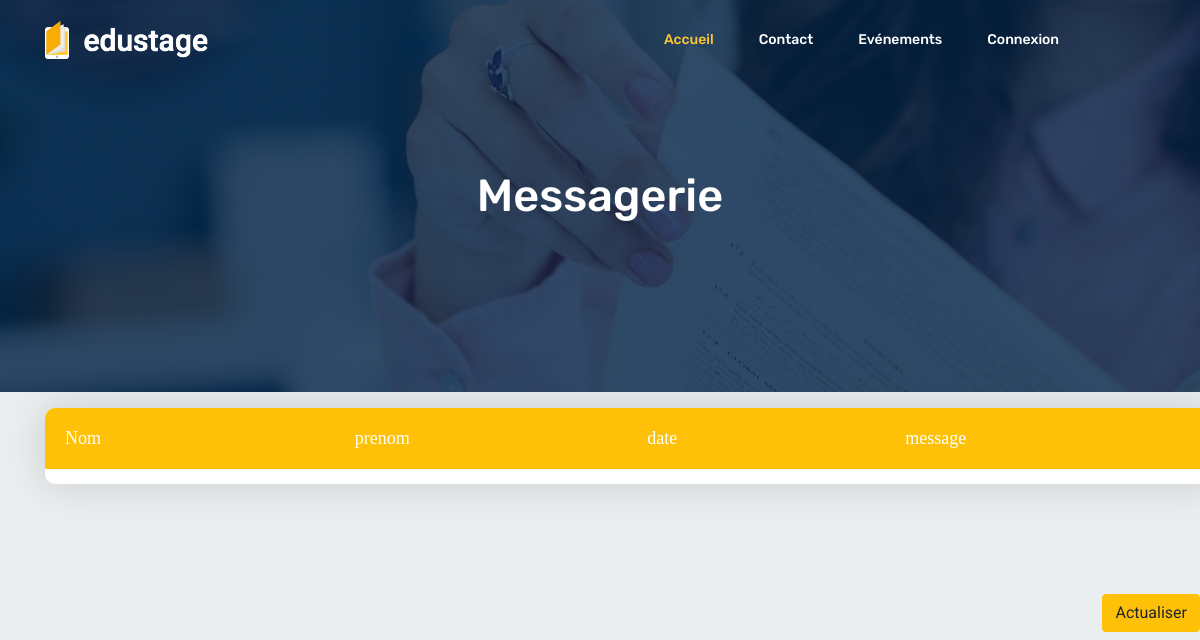
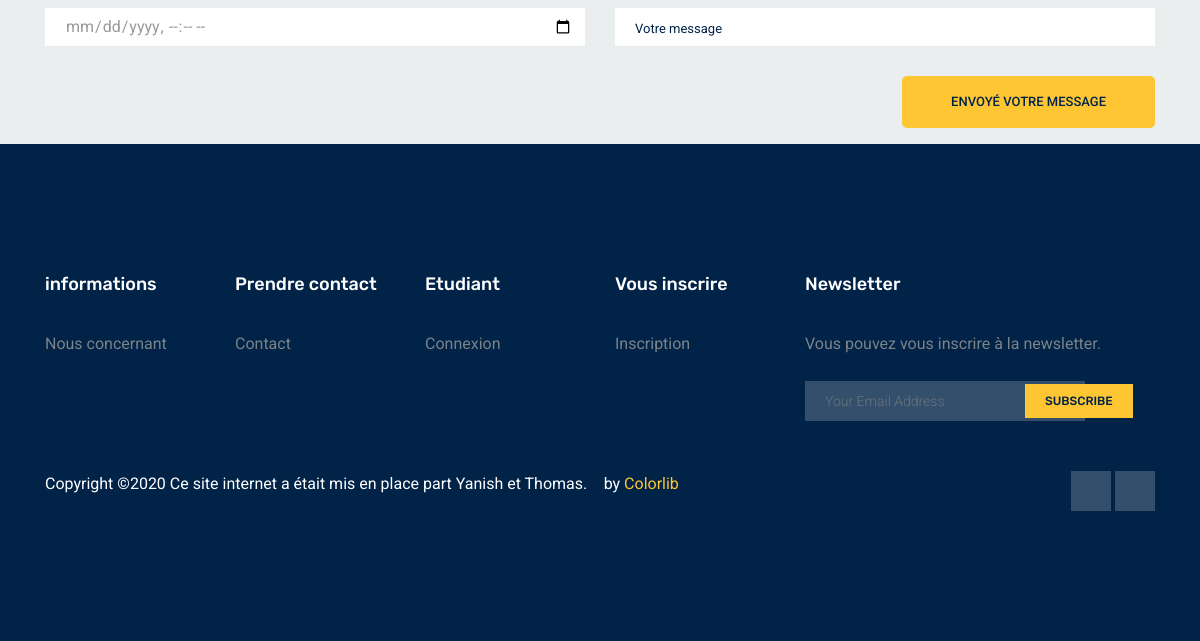
The app's page /View/messagerie.php, older data (2 pictures, top to bottom).
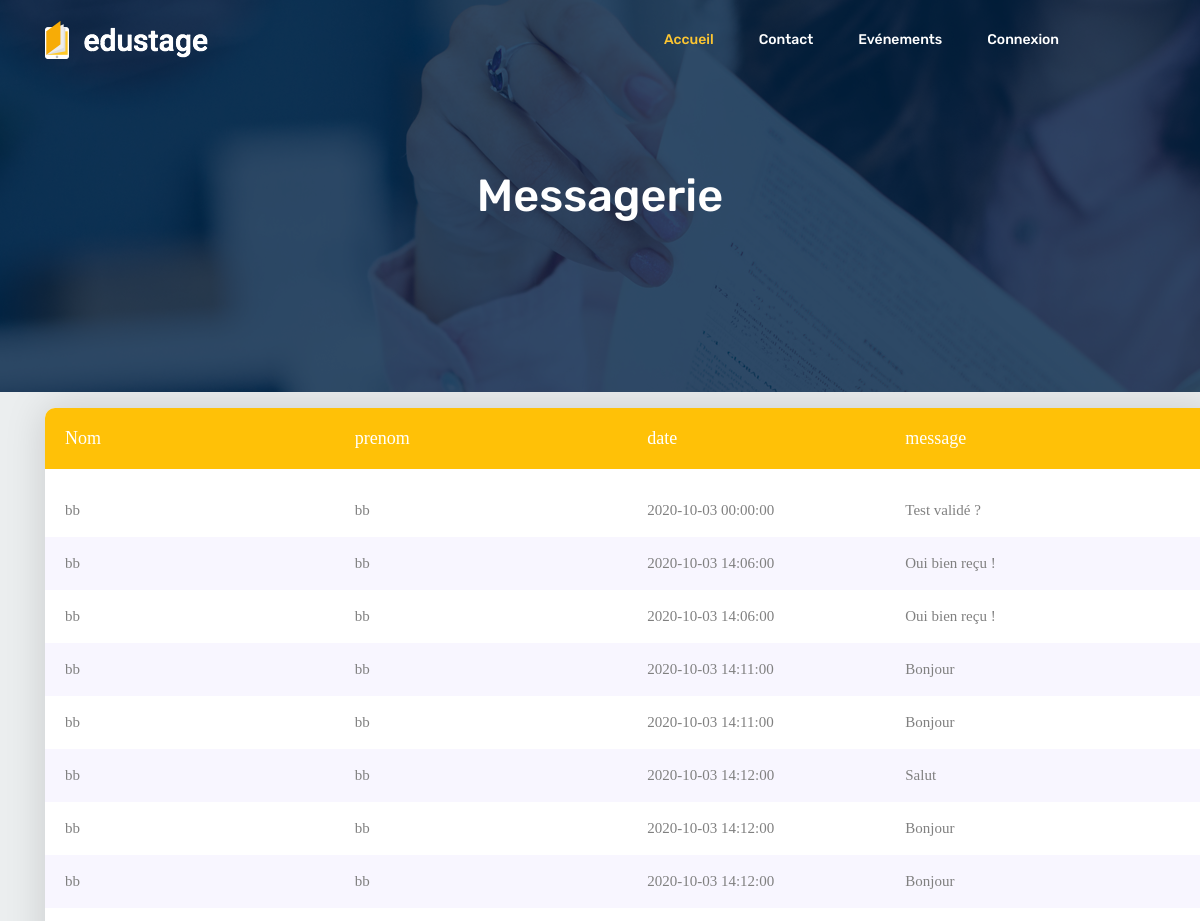
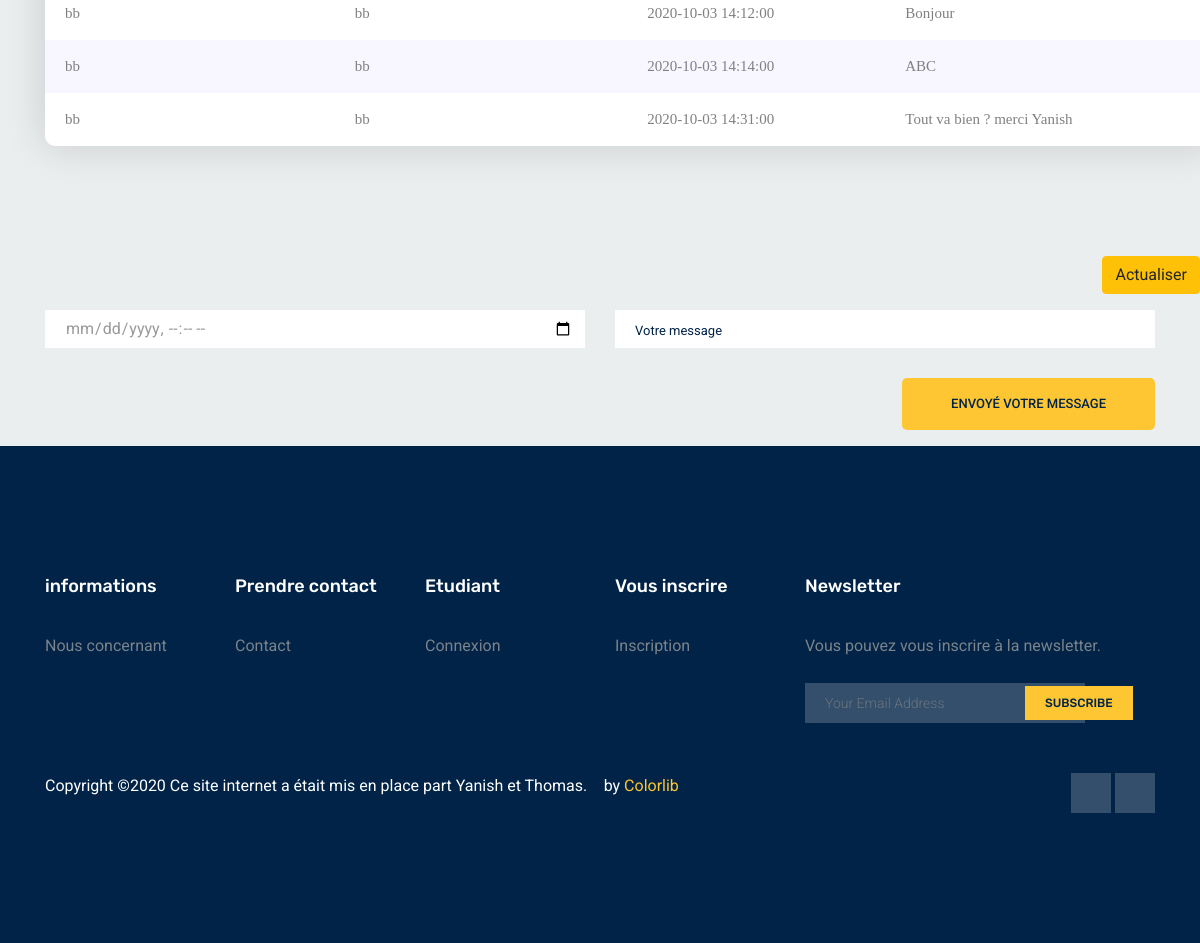
The same page, newer data (2 pictures, top to bottom).
### tables this page shows
CREATE TABLE IF NOT EXISTS `chat` (
  `id` int(11) NOT NULL AUTO_INCREMENT,
  `nom` varchar(30) NOT NULL,
  `prenom` varchar(30) NOT NULL,
  `date` datetime NOT NULL,
  `message` text NOT NULL,
  PRIMARY KEY (`id`)
);

### View/messagerie.php (the view, shortened to what this page needs)
<!DOCTYPE html>
<html lang="en">
  <head>
<link rel="stylesheet" type="text/css" href="../tableau/vendor/bootstrap/css/bootstrap.min.css">
<link rel="stylesheet" type="text/css" href="../tableau/fonts/font-awesome-4.7.0/css/font-awesome.min.css">
<link rel="stylesheet" type="text/css" href="../tableau/vendor/animate/animate.css">
<link rel="stylesheet" type="text/css" href="../tableau/vendor/select2/select2.min.css">
<link rel="stylesheet" type="text/css" href="../tableau/vendor/perfect-scrollbar/perfect-scrollbar.css">
<link rel="stylesheet" type="text/css" href="../tableau/css/util.css">
<link rel="stylesheet" type="text/css" href="../tableau/css/main.css">
<link rel="stylesheet" type="text/css" href="../tableau/css/style2.css">
<link rel="stylesheet" type="text/css" href="../tableau/css/style3.css">
    <link rel="stylesheet" href="../css/bootstrap.css" />
    <link rel="stylesheet" href="../css/flaticon.css" />
    <link rel="stylesheet" href="../css/themify-icons.css" />
    <link rel="stylesheet" href="../vendors/owl-carousel/owl.carousel.min.css" />
    <link rel="stylesheet" href="../vendors/nice-select/css/nice-select.css" />
    <link rel="stylesheet" href="../css/style.css" />
  </head>
  <body>
    <header class="header_area white-header">
      <div class="main_menu">
        <nav class="navbar navbar-expand-lg navbar-light">
          <div class="container">
            <a class="navbar-brand" href="index.html">
              <img class="logo-2" src="img/logo2.png" alt="" />
            </a>
            <div class="collapse navbar-collapse offset" id="navbarSupportedContent">
              <ul class="nav navbar-nav menu_nav ml-auto">
                <?php
                if (isset($_SESSION['email'])){
                  if ($_SESSION['role'] == "client") { ?>
                    <li class="nav-item active">
                      <a class="nav-link" href="../index.php">Accueil</a>
                    </li>
                    <li class="nav-item">
                      <a class="nav-link" href="contact.php">Contact</a>
                    </li>
                    <li class="nav-item submenu dropdown">
                      <a href="evenement.php" class="nav-link dropdown-toggle" data-toggle="dropdown" role="button" aria-haspopup="true" aria-expanded="false"> Evénements
                      </a>
                      <ul class="dropdown-menu">
                        <li class="nav-item">
                          <a class="nav-link" href="evenement_etudiant.php">Etudiant</a>
                        </ul>
                    </li>
                    <li class="nav-item submenu dropdown">
                      <a href="#" class="nav-link dropdown-toggle" data-toggle="dropdown" role="button" aria-haspopup="true" aria-expanded="false"> Messagerie
                      </a>
                      <ul class="dropdown-menu">
                        <li class="nav-item">
                          <a class="nav-link" href="messagerie.php">Messagerie</a>
                        </li>
                      </ul>
                    </li>
                    <li class="nav-item">
                      <a class="nav-link" href="moncompte_client.php">Mon compte</a>
                    </li>
                    <li class="nav-item">
                      <a class="nav-link" href="../traitement/deconnexion">Déconnexion</a>
                    </li>
                    <a href="#" class="nav-link search" id="search">
                      <i class="ti-search"></i>
                    </a>
                  <?php  }
                   else { ?>
                     <li class="nav-item active">
                       <a class="nav-link" href="../index.php">Accueil</a>
                     </li>
                     <li class="nav-item submenu dropdown">
                       <a href="#" class="nav-link dropdown-toggle" data-toggle="dropdown" role="button" aria-haspopup="true" aria-expanded="false"> Evénements
                       </a>
                       <ul class="dropdown-menu">
                         <li class="nav-item">
                           <a class="nav-link" href="evenement_admin.php">Etudiant</a>
                         </li>
                       </ul>
                     </li>
                     <li class="nav-item submenu dropdown">
                       <a href="#" class="nav-link dropdown-toggle" data-toggle="dropdown" role="button" aria-haspopup="true" aria-expanded="false"> Messagerie
                       </a>
                       <ul class="dropdown-menu">
                         <li class="nav-item">
                           <a class="nav-link" href="messagerie.php">Messagerie</a>
                         </li>
                       </ul>
                     </li>
                     <li class="nav-item">
                       <a class="nav-link" href="moncompte_admin.php">Mon compte</a>
                     </li>
                     <li class="nav-item">
                       <a class="nav-link" href="../traitement/deconnexion.php">Déconnexion</a>
                     </li>
                     <a href="#" class="nav-link search" id="search">
                       <i class="ti-search"></i>
                     </a>
                <?php }
              }
              else{ ?>
                <li class="nav-item active">
                  <a class="nav-link" href="../index.php">Accueil</a>
                </li>
                <li class="nav-item">
                  <a class="nav-link" href="contact.php">Contact</a>
                </li>
                <li class="nav-item submenu dropdown">
                  <a href="evenement.php" class="nav-link dropdown-toggle" data-toggle="dropdown" role="button" aria-haspopup="true" aria-expanded="false"> Evénements
                  </a>
                </li>
                <li class="nav-item">
                  <a class="nav-link" href="connexion.php">Connexion</a>
                </li>
                <li class="nav-item">
                  <a href="#" class="nav-link search" id="search">
                    <i class="ti-search"></i>
                  </a>
                <?php	}  ?>
                </li>
              </ul>
            </div>
          </div>
        </nav>
      </div>
    </header>
    <section class="banner_area">
      <div class="banner_inner d-flex align-items-center">
        <div class="overlay"></div>
        <div class="container">
          <div class="row justify-content-center">
            <div class="col-lg-6">
              <div class="banner_content text-center">
                <h2>Messagerie </h2>
              </div>
            </div>
          </div>
        </div>
      </div>
    </section>
    <?php
  	try{
  		$bdd= new PDO('mysql:host=localhost;dbname=ecole; charset=utf8','root','');
  	}
  	catch (Exception $e){
  		die('Erreur:'.$e->getMessage());
  	}
  	?>
<div class="container">
  <p>  <div class="container-table100">
      <div class="wrap-table100">
        <div class="table100 ver1 m-b-110">
          <div class="table100-head">
  						<table>
  							<thead>
                  <tr class="row100 head">
                    <th class="cell100 column1">Nom</th>
                    <th class="cell100 column2">prenom</th>
                    <th class="cell100 column3">date</th>
                    <th class="cell100 column4">message</th>
                  </tr>
                </thead>
              </table>
            </div></p>
            <div class="table100-body js-pscroll">
              <table>
                <tbody>
                  <?php
                  $req = $bdd->prepare('SELECT * FROM chat');
                  $req->execute(array('email'=>$_SESSION['email']));
                  $donnees= $req->fetchall();
                  foreach ($donnees as $value) {
                    echo '<tr class="row100 body">
                          <td class="cell100 column1">'.$value["nom"].'</td>
                          <td class="cell100 column2">'.$value["prenom"].'</td>
                          <td class="cell100 column3">'.$value["date"].'</td>
                          <td class="cell100 column4">'.$value["message"].'</td>
                          </tr>';
                  }
                  ?>
  							</tbody>
  						</table>
  					</div>
  				</div>
          <p><div class="col-md-12 text-right">
            <button type="button" class="btn btn-warning" onclick="window.location.href='messagerie.php'">Actualiser</button>
          </div></p>
    <div class="container">
      <form method="POST" action="../manager/messagerie.php"
        class="row contact_form"
        action="contact_process.php"
        method="post"
        id="contactForm"
        novalidate="novalidate"
      >
        <div class="col-md-6">
          <div class="form-group">
            <input type="datetime-local" class="form-control" id="datetime" name="date" />
          </div>
        </div>
        <div class="col-md-6">
          <div class="form-group">
            <input class="form-control" type="text "name="message" id="message" placeholder="Votre message" ></textarea>
          </div>
        </div>
        <div class="col-md-12 text-right">
          <button type="submit" value="submit" class="btn primary-btn">
            Envoyé votre message
          </button>
        </div>
      </form>
</div>
<p>
<footer class="footer-area section_gap">
  <div class="container">
    <div class="row">
      <div class="col-lg-2 col-md-6 single-footer-widget">
        <h4>informations</h4>
        <ul>
          <li><a href="../index.php">Nous concernant</a></li>
        </ul>
      </div>
      <div class="col-lg-2 col-md-6 single-footer-widget">
        <h4>Prendre contact</h4>
        <ul>
          <li><a href="contact.php">Contact</a></li>
        </ul>
      </div>
      <div class="col-lg-2 col-md-6 single-footer-widget">
        <h4>Etudiant</h4>
        <ul>
          <li><a href="connexion.php">Connexion</a></li>
        </ul>
      </div>
      <div class="col-lg-2 col-md-6 single-footer-widget">
        <h4>Vous inscrire</h4>
        <ul>
          <li><a href="inscription.php">Inscription</a></li>
        </ul>
      </div>
      <div class="col-lg-4 col-md-6 single-footer-widget">
        <h4>Newsletter</h4>
        <p>Vous pouvez vous inscrire à la newsletter.</p>
        <div class="form-wrap" id="mc_embed_signup">
          <form
            target="_blank"
            action="https://spondonit.us12.list-manage.com/subscribe/post?u=1462626880ade1ac87bd9c93a&amp;id=92a4423d01"
            method="get"
            class="form-inline"
          >
            <input
              class="form-control"
              name="EMAIL"
              placeholder="Your Email Address"
              onfocus="this.placeholder = ''"
              onblur="this.placeholder = 'Your Email Address'"
              required=""
              type="email"
            />
            <button class="click-btn btn btn-default">
              <span>subscribe</span>
            </button>
          </form>
        </div>
      </div>
    </div>
    <div class="row footer-bottom d-flex justify-content-between">
      <p class="col-lg-8 col-sm-12 footer-text m-0 text-white">
Copyright &copy;<script>document.write(new Date().getFullYear());</script> Ce site internet a était mis en place part Yanish et Thomas.<i class="ti-heart" aria-hidden="true"></i> by <a href="https://colorlib.com" target="_blank">Colorlib</a>
      </p>
      <div class="col-lg-4 col-sm-12 footer-social">
        <a href="https://fr-fr.facebook.com/pages/lyc%C3%A9e-robert-shuman-dugny/138783332978707"><i class="ti-facebook"></i></a>
        <a href="https://www.linkedin.com/authwall?trk=ripf&trkInfo=AQEox7flDVgK6wAAAXTU30Sg9G1wuydfYLa76GB2oassbBSdjOi9-W4ZjXPYF8_C316tFE1wSZJQcJXqWoZZ_TSYGc-KGAmfL2kQ0G2cJ_EJNiW2QL5Z-8o7AyjmF9l5fSLAA-I=&originalReferer=https://www.google.com/&sessionRedirect=https%3A%2F%2Ffr.linkedin.com%2Fschool%2Flyc%25C3%25A9erobertschuman%2F"><i class="ti-linkedin"></i></a>
      </div>
    </div>
  </div>
</footer>
  </body>
</html>

### tableau/css/main.css (style rules this page uses)
* { margin: 0px; padding: 0px; box-sizing: border-box; }
body, html { height: 100%; font-family: sans-serif; }
a { margin: 0px; transition: all 0.4s; -webkit-transition: all 0.4s; -o-transition: all 0.4s; -moz-transition: all 0.4s; }
h1,h2,h3,h4,h5,h6 { margin: 0px; }
p { margin: 0px; }
ul, li { margin: 0px; list-style-type: none; }
input { display: block; outline: none; border: none !important; }
button { outline: none !important; border: none; background: transparent; }
.js-pscroll { position: relative; overflow: hidden; }
.wrap-table100 { width: 1170px; }
.table100 { background-color: #fff; }
table { width: 100%; }
th, td { font-weight: unset; padding-right: 10px; }
.table100-head th { padding-top: 18px; padding-bottom: 18px; }
.table100-body td { padding-top: 16px; padding-bottom: 16px; }
.table100 { position: relative; padding-top: 60px; }
.table100-head { position: absolute; width: 100%; top: 0; left: 0; }
.table100-body { max-height: 585px; overflow: auto; }
.table100.ver1 td { font-family: Lato-Regular; font-size: 15px; color: #808080; line-height: 1.4; }
.table100.ver1 .table100-body tr:nth-child(even) { background-color: #f8f6ff; }
.table100.ver1 { border-radius: 10px; overflow: hidden; box-shadow: 0 0px 40px 0px rgba(0, 0, 0, 0.15); -moz-box-shadow: 0 0px 40px 0px rgba(0, 0, 0, 0.15); -webkit-box-shadow: 0 0px 40px 0px rgba(0, 0, 0, 0.15); -o-box-shadow: 0 0px 40px 0px rgba(0, 0, 0, 0.15); -ms-box-shadow: 0 0px 40px 0px rgba(0, 0, 0, 0.15); }

### tableau/css/style2.css (style rules this page uses)
.column1 { width: 18%; padding-left: 20px; }
.column2 { width: 17%; }
.column3 { width: 15%; }
.column4 { width: 18%; }
.table100.ver1 th { font-family: Lato-Bold; font-size: 18px; color: #fff; line-height: 1.4; background-color: #ffc107; }

### tableau/css/style3.css (style rules this page uses)
.table100.ver1 th { font-family: Lato-Bold; font-size: 18px; color: #fff; line-height: 1.4; background-color: #ffc107; }

Row changes from the older to the newer data that the page shows:
added chat: nom "bb", prenom "bb", date "2020-10-03 00:00:00", message "Test validé ?"
added chat: nom "bb", prenom "bb", date "2020-10-03 14:06:00", message "Oui bien reçu !"
added chat: nom "bb", prenom "bb", date "2020-10-03 14:06:00", message "Oui bien reçu !"
added chat: nom "bb", prenom "bb", date "2020-10-03 14:11:00", message "Bonjour"
added chat: nom "bb", prenom "bb", date "2020-10-03 14:11:00", message "Bonjour"
added chat: nom "bb", prenom "bb", date "2020-10-03 14:12:00", message "Salut"
added chat: nom "bb", prenom "bb", date "2020-10-03 14:12:00", message "Bonjour"
added chat: nom "bb", prenom "bb", date "2020-10-03 14:12:00", message "Bonjour"
added chat: nom "bb", prenom "bb", date "2020-10-03 14:12:00", message "Bonjour"
added chat: nom "bb", prenom "bb", date "2020-10-03 14:14:00", message "ABC"
added chat: nom "bb", prenom "bb", date "2020-10-03 14:31:00", message "Tout va bien ? merci Yanish"
